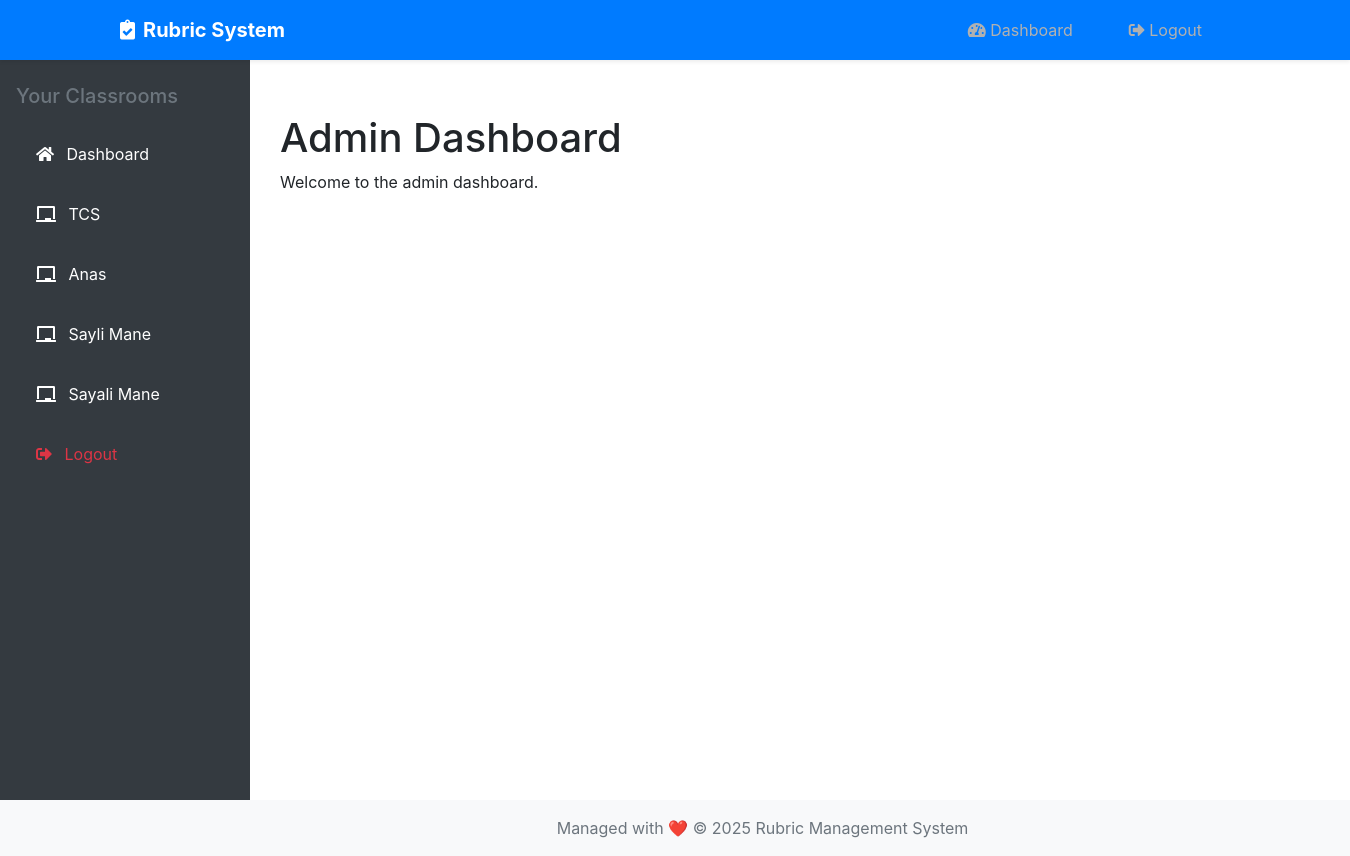
/admin_dashboard/ (signed in), run on an earlier commit of the app's database.
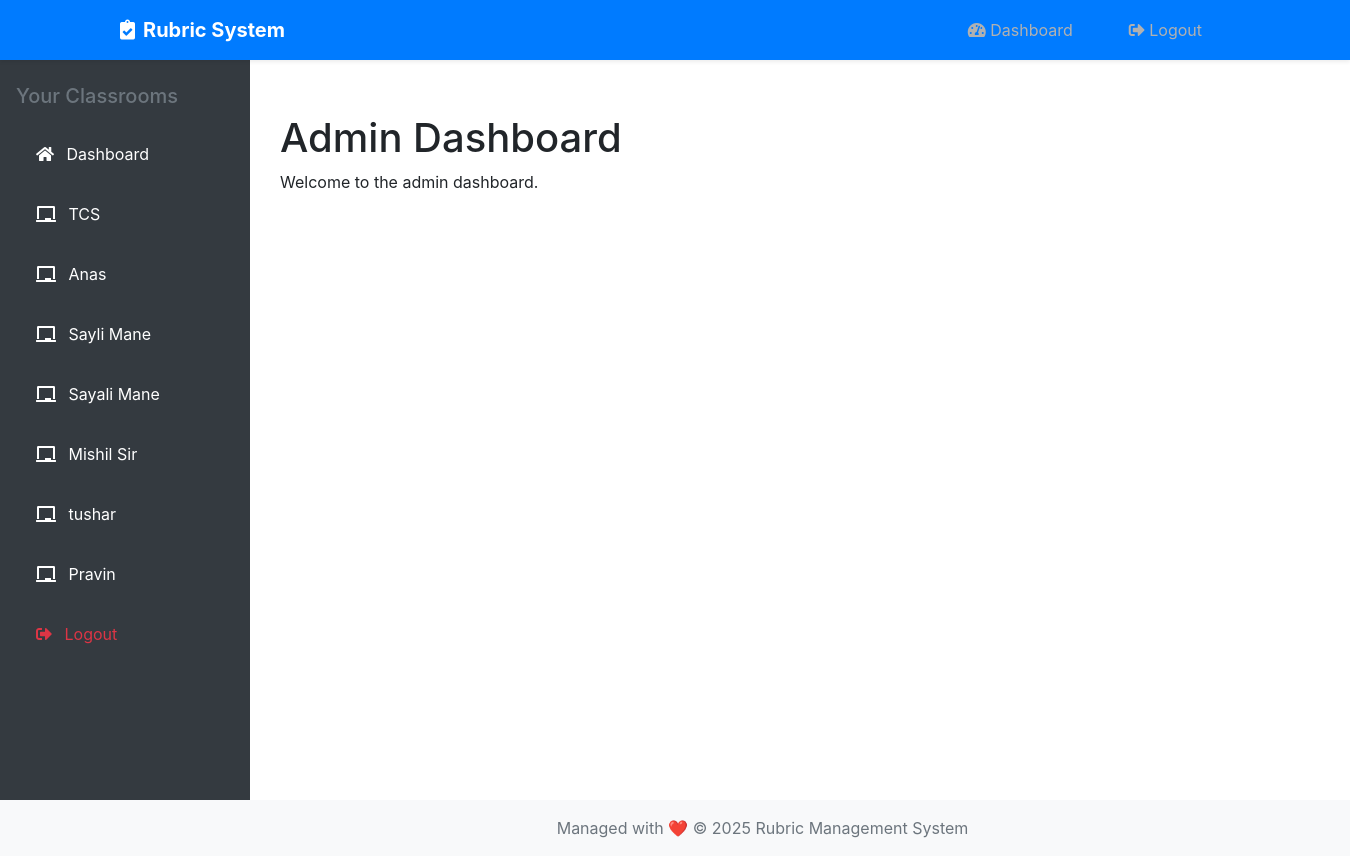
And on a later commit of the database.
### rubric_app/models.py (models this page shows, shortened)
class Classroom(models.Model):
    name = models.CharField(max_length=100)
    subject = models.CharField(max_length=100)
    teacher = models.ForeignKey(Teacher, on_delete=models.CASCADE)
    year = models.PositiveIntegerField(blank=True, null=True)
    branch = models.CharField(max_length=50, blank=True, null=True)
    code = models.CharField(max_length=10, unique=True, default=uuid.uuid4().hex[:10])
    students = models.ManyToManyField("Student", blank=True, related_name="classrooms")

### rubric_app/views.py (the view)
# urls.py: path('admin_dashboard/', views.admin_dashboard, name='admin_dashboard'),
@login_required
def admin_dashboard(request):
    return render(request, 'admin_dashboard.html')

### rubric_app/context_processors.py (called while the page is built)
def classrooms(request):
    context = {'classrooms': []}
    if request.user.is_authenticated:
        if hasattr(request.user, 'teacher'):
            context['classrooms'] = Classroom.objects.filter(teacher=request.user.teacher)
        elif hasattr(request.user, 'student'):
            context['classrooms'] = request.user.student.classrooms.all()
    return context

### rubric_app/templates/admin_dashboard.html (shortened to what this page needs)
{% extends "base.html" %}
{% block content %}
<h1>Admin Dashboard</h1>
<p>Welcome to the admin dashboard.</p>
{% endblock %}

### rubric_app/templates/base.html (shortened to what this page needs)
<!DOCTYPE html>
<html lang="en">
<head>
    {% load static %}
    <link rel="stylesheet" href="{% static 'css/styles.css' %}">
    <link rel="stylesheet" href="https://cdnjs.cloudflare.com/ajax/libs/font-awesome/5.15.4/css/all.min.css">
    <link rel="stylesheet" href="https://stackpath.bootstrapcdn.com/bootstrap/4.5.2/css/bootstrap.min.css">
</head>
<body class="d-flex flex-column min-vh-100">
    {% if user.is_authenticated %}
    <nav class="navbar navbar-expand-lg navbar-dark bg-primary shadow-sm fixed-top">
        <div class="container">
            <a class="navbar-brand font-weight-bold" href="{% url 'home' %}">
                <i class="fas fa-clipboard-check mr-2"></i>Rubric System
            </a>
            <div class="collapse navbar-collapse">
                <ul class="navbar-nav ml-auto">
                    <li class="nav-item">
                        <a class="nav-link" href="{% if user.is_teacher %}{% url 'teacher_dashboard' %}{% else %}{% url 'student_dashboard' %}{% endif %}">
                            <i class="fas fa-tachometer-alt"></i> Dashboard
                        </a>
                    </li>
                    <li class="nav-item">
                        <a class="nav-link" href="{% url 'logout' %}">
                            <i class="fas fa-sign-out-alt"></i> Logout
                        </a>
                    </li>
                </ul>
            </div>
        </div>
    </nav>
<div class="container-fluid">
    <div class="row">
        <div class="sidebar bg-dark text-white">
            <div class="sidebar-sticky pt-4">
                <h5 class="px-3 text-muted mb-3">Your Classrooms</h5>
                <ul class="nav flex-column">
                    <li class="nav-item">
                        <a class="nav-link text-white {% if request.path == '/teacher_dashboard/' or request.path == '/student_dashboard/' %}active{% endif %}"
                           href="{% if user.is_teacher %}{% url 'teacher_dashboard' %}{% else %}{% url 'student_dashboard' %}{% endif %}">
                            <i class="fas fa-home mr-2"></i> Dashboard
                        </a>
                    </li>
                    {% for classroom in classrooms %}
                    <li class="nav-item">
                        <a class="nav-link text-white {% if classroom.id == current_classroom.id %}active{% endif %}"
                           href="{% url 'view_classroom' classroom.id %}">
                            <i class="fas fa-chalkboard mr-2"></i> {{ classroom.name }}
                        </a>
                    </li>
                    {% endfor %}
                    <li class="nav-item mt-auto">
                        <a class="nav-link text-danger" href="{% url 'logout' %}">
                            <i class="fas fa-sign-out-alt mr-2"></i> Logout
                        </a>
                    </li>
                </ul>
            </div>
        </div>
        <main class="main-content col">
            <div class="container-fluid py-4">
                {% block content %}{% endblock %}
            </div>
        </main>
    </div>
</div>
    <footer class="bg-light mt-auto py-3">
        <div class="container text-center" style="padding-left: 0px;margin-left: 200px;">
            <span class="text-muted">
                Managed with ❤️ © {% now "Y" %} Rubric Management System
            </span>
        </div>
    </footer>
    {% endif %}
</body>
</html>

What changed in the data, as far as the page shows it:
added Classroom: name "Mishil Sir"
added Classroom: name "tushar"
added Classroom: name "Pravin"
